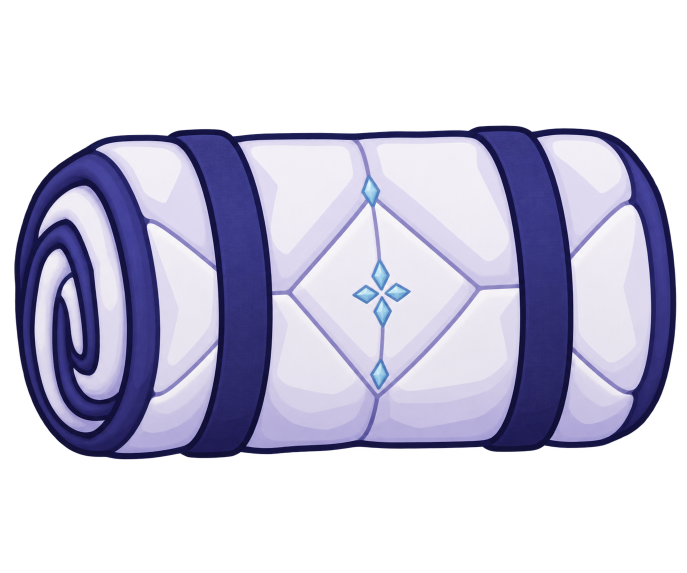
#> input picture ArtSource/PortableSleepingPadPacked.generated.png, 1374 x 1145 px (shown at 1/2 size)
$ python Prepare-PackedMattress.py
#> lines starting #> are read from the running program, lines starting #| are printed output that depends on the picture
# SPDX-License-Identifier: MPL-2.0
"""Prepare only the packed sleeping-mat sprite. / 仅处理已打包睡垫贴图。"""

from pathlib import Path

from PIL import Image


ROOT = Path(__file__).resolve().parents[1]
SOURCE = ROOT / "ArtSource" / "PortableSleepingPadPacked.generated.png"
OUTPUT = ROOT / "Mod" / "Textures" / "FAF" / "Things" / "PortableSleepingPadPacked.png"


def main() -> None:
    # EN: The item itself is generated artwork; processing only cleans alpha, crops and resizes.
    # ZH: 物品主体来自生成画稿；本处理仅清理透明边、裁切和缩放。
    with Image.open(SOURCE) as image:
#> image is the input picture: PIL image 1374x1145 RGBA; mean R, G, B, A 78.2, 76.6, 95.4, 128.9
        original = image.convert("RGBA")
    alpha = original.getchannel("A").point(lambda value: 0 if value < 16 else value)
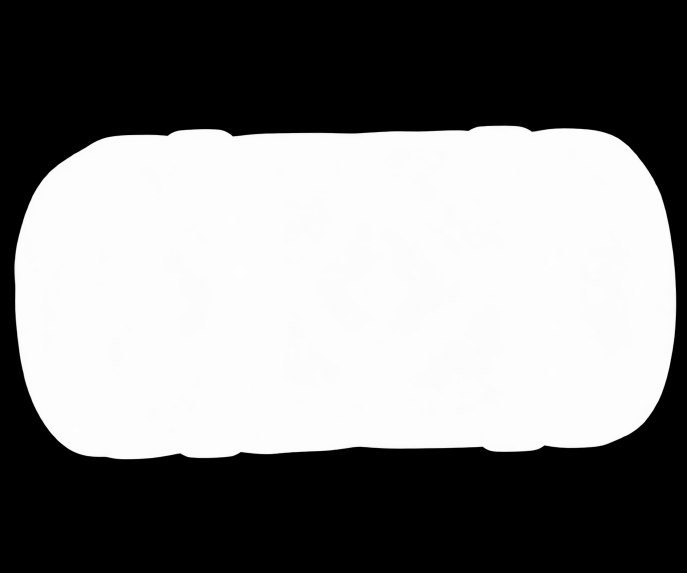
#> alpha: PIL image 1374x1145 L (shown at 1/2 size); min 0, max 255, mean 128.8
    original.putalpha(alpha)
    bounds = alpha.getbbox()
#> bounds = (28, 251, 1353, 919)
    if bounds is None:
        raise ValueError("Packed mattress source is empty. / 打包睡垫原画为空。")
    artwork = original.crop(bounds)
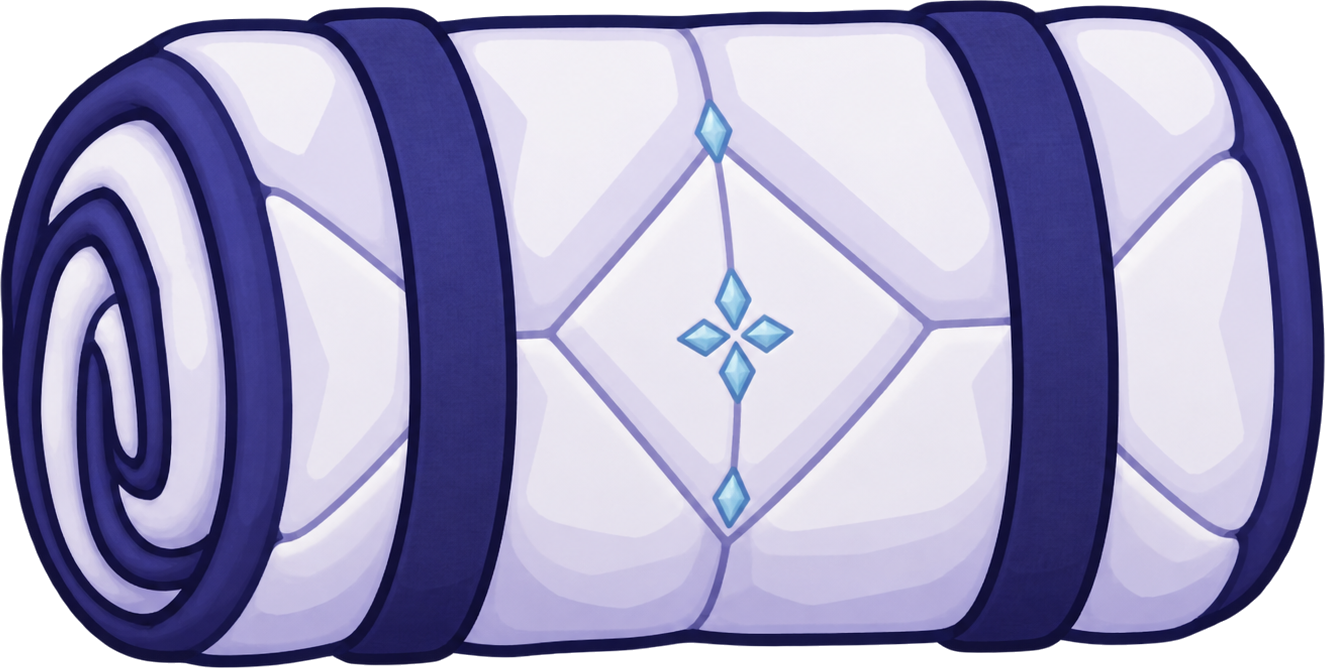
#> artwork: PIL image 1325x668 RGBA; mean R, G, B, A 139, 136.2, 169.6, 229; transparent parts drawn white
    artwork.thumbnail((224, 224), Image.Resampling.LANCZOS)
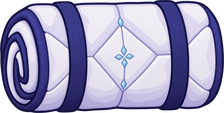
#> artwork: PIL image 224x113 RGBA; mean R, G, B, A 138.6, 135.8, 170.1, 229.1; transparent parts drawn white

    # EN: Fit one item on a square tile, keeping a sixteen-pixel margin on its longest edge.
    # ZH: 单件物品居中放入方形贴图，最长边两端保留十六像素边距。
    packed = Image.new("RGBA", (256, 256), (0, 0, 0, 0))
#> packed: PIL image 256x256 RGBA; every value is 0
    packed.alpha_composite(artwork, ((256 - artwork.width) // 2, (256 - artwork.height) // 2))
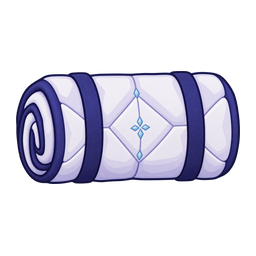
#> packed: PIL image 256x256 RGBA; mean R, G, B, A 53.5, 52.4, 65.7, 88.5; transparent parts drawn white
    packed.info.clear()
    OUTPUT.parent.mkdir(parents=True, exist_ok=True)
    packed.save(OUTPUT, optimize=True)
#> (the run stopped early here; a loop or call above may not have finished)

$ run again, with ArtSource/CommandFly.generated.png copied over ArtSource/PortableSleepingPadPacked.generated.png
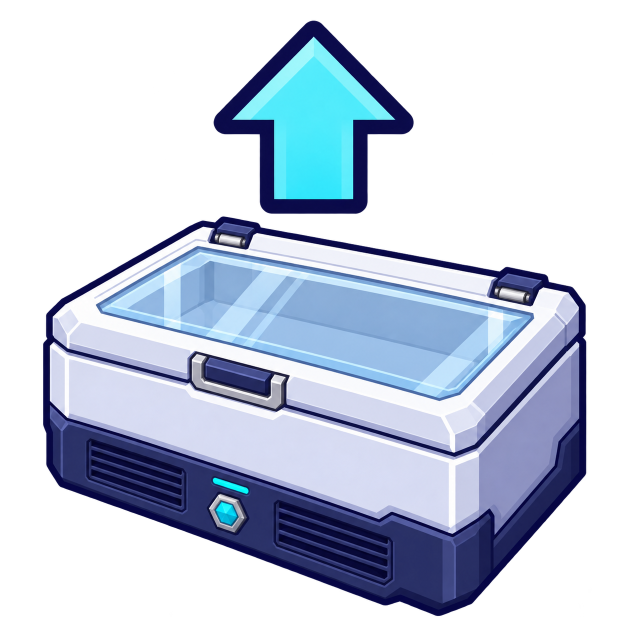
#> input picture ArtSource/CommandFly.generated.png, 1254 x 1254 px (shown at 1/2 size)
#> in main, image is the input picture: PIL image 1254x1254 RGBA; mean R, G, B, A 59.7, 69.4, 86.4, 117.8
#> in main, `alpha = original.getchannel("A").point(lambda value: 0 if value < 16 e..`:
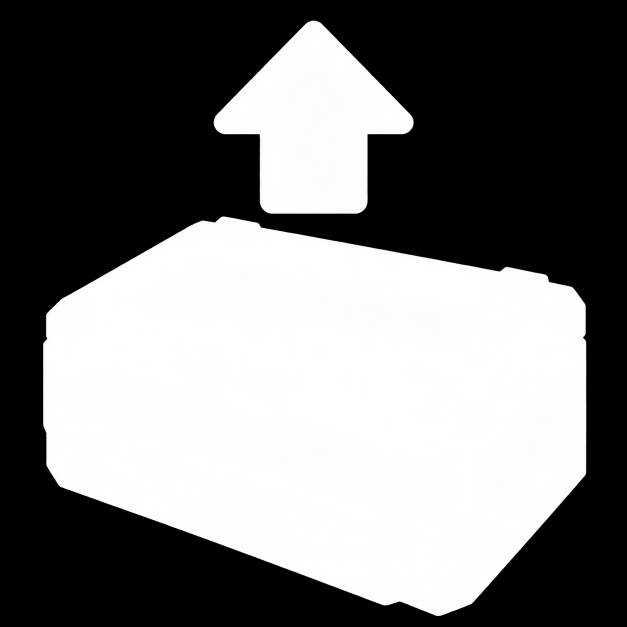
#> alpha: PIL image 1254x1254 L (shown at 1/2 size); min 0, max 255, mean 117.8
#> bounds = (86, 41, 1173, 1232)
#> in main, `packed.alpha_composite(artwork, ((256 - artwork.width) // 2, (256 - ar..`:
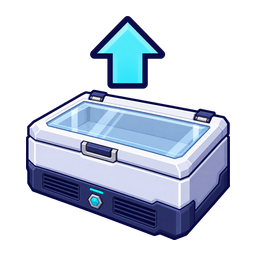
#> packed: PIL image 256x256 RGBA; mean R, G, B, A 50.4, 58.6, 73.5, 99.8; transparent parts drawn white

$ run again, with ArtSource/CommandInstallSleepingPad.generated.png copied over ArtSource/PortableSleepingPadPacked.generated.png
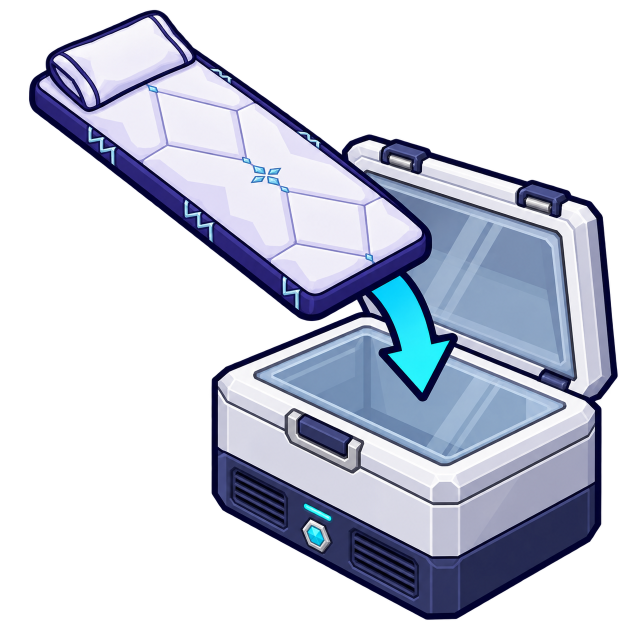
#> input picture ArtSource/CommandInstallSleepingPad.generated.png, 1254 x 1254 px (shown at 1/2 size)
#> in main, image is the input picture: PIL image 1254x1254 RGBA; mean R, G, B, A 67.3, 71.8, 85.7, 120.3
#> in main, `alpha = original.getchannel("A").point(lambda value: 0 if value < 16 e..`:
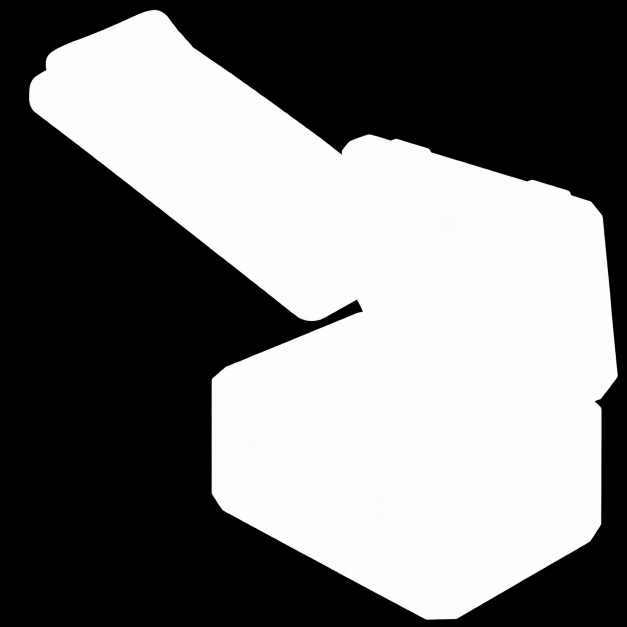
#> alpha: PIL image 1254x1254 L (shown at 1/2 size); min 0, max 255, mean 120.3
#> bounds = (58, 19, 1236, 1240)
#> in main, `packed.alpha_composite(artwork, ((256 - artwork.width) // 2, (256 - ar..`:
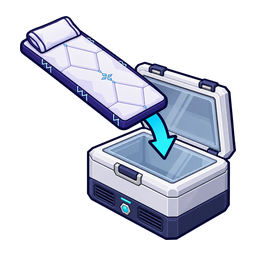
#> packed: PIL image 256x256 RGBA; mean R, G, B, A 54.2, 57.8, 69.3, 97.1; transparent parts drawn white

$ run again, with ArtSource/CommandLaunchCabinet.composition.png copied over ArtSource/PortableSleepingPadPacked.generated.png
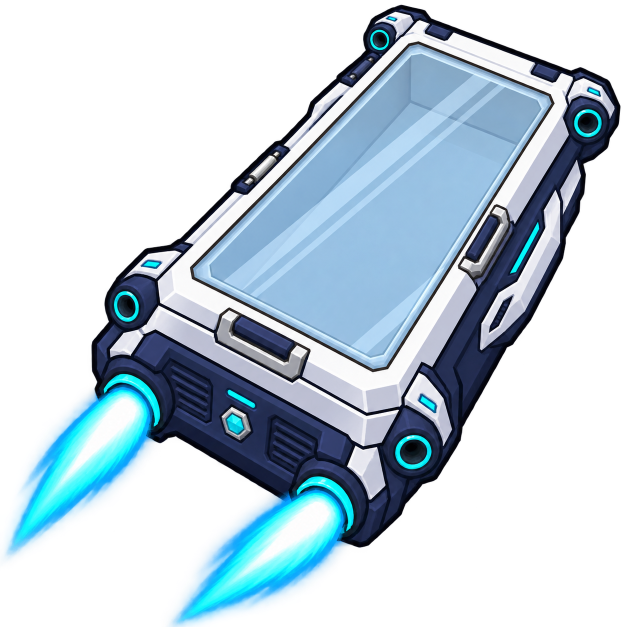
#> input picture ArtSource/CommandLaunchCabinet.composition.png, 1254 x 1254 px (shown at 1/2 size)
#> in main, image is the input picture: PIL image 1254x1254 RGBA; mean R, G, B, A 53.2, 73.2, 87.2, 114.7
#> in main, `alpha = original.getchannel("A").point(lambda value: 0 if value < 16 e..`:
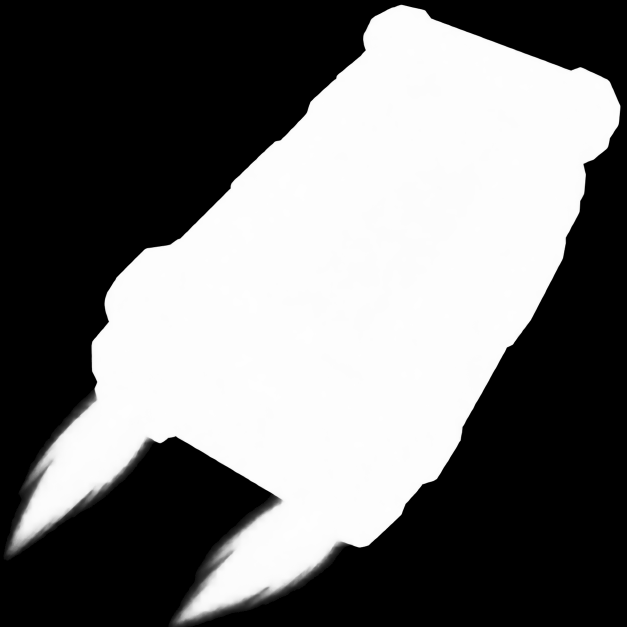
#> alpha: PIL image 1254x1254 L (shown at 1/2 size); min 0, max 255, mean 114.6
#> bounds = (7, 9, 1242, 1254)
#> in main, `packed.alpha_composite(artwork, ((256 - artwork.width) // 2, (256 - ar..`:
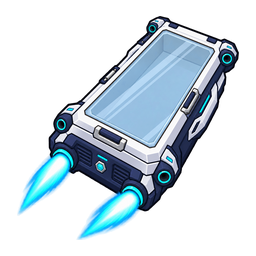
#> packed: PIL image 256x256 RGBA; mean R, G, B, A 41.2, 55.4, 64.8, 89; transparent parts drawn white
